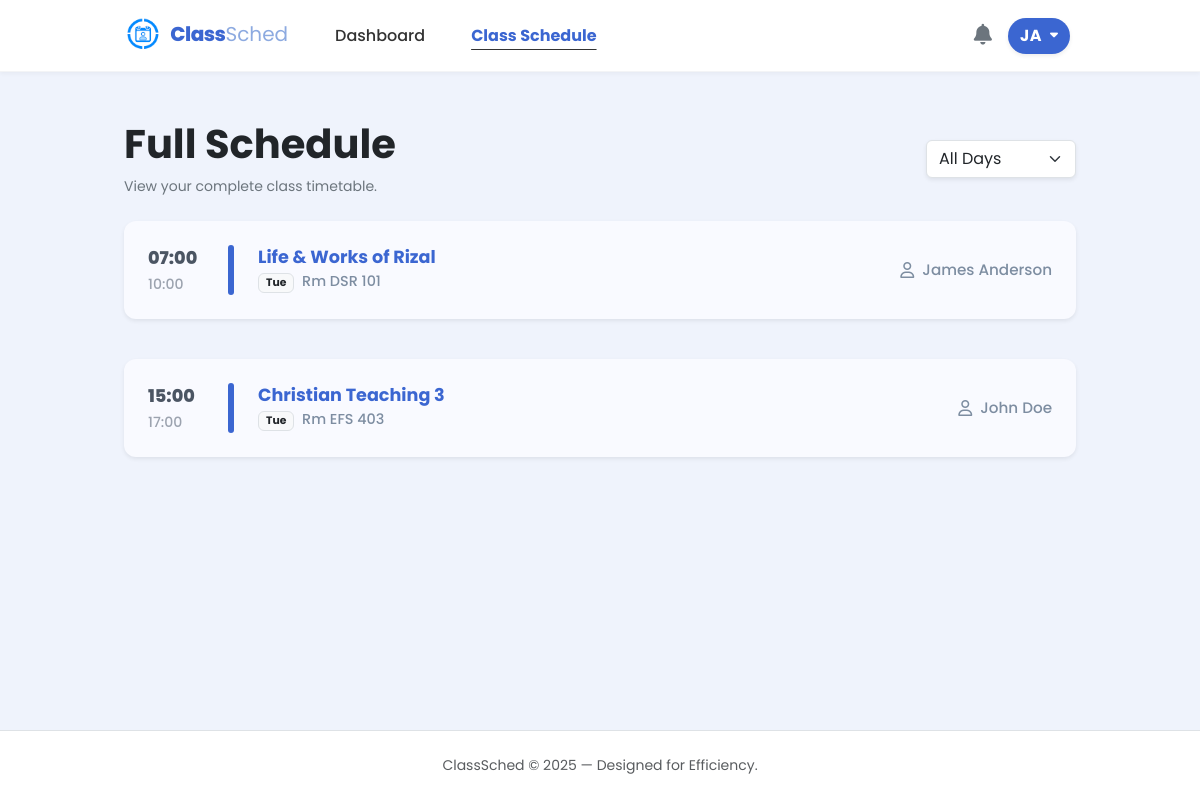
Page /src/student_schedule.php (signed in) on the earlier database version.
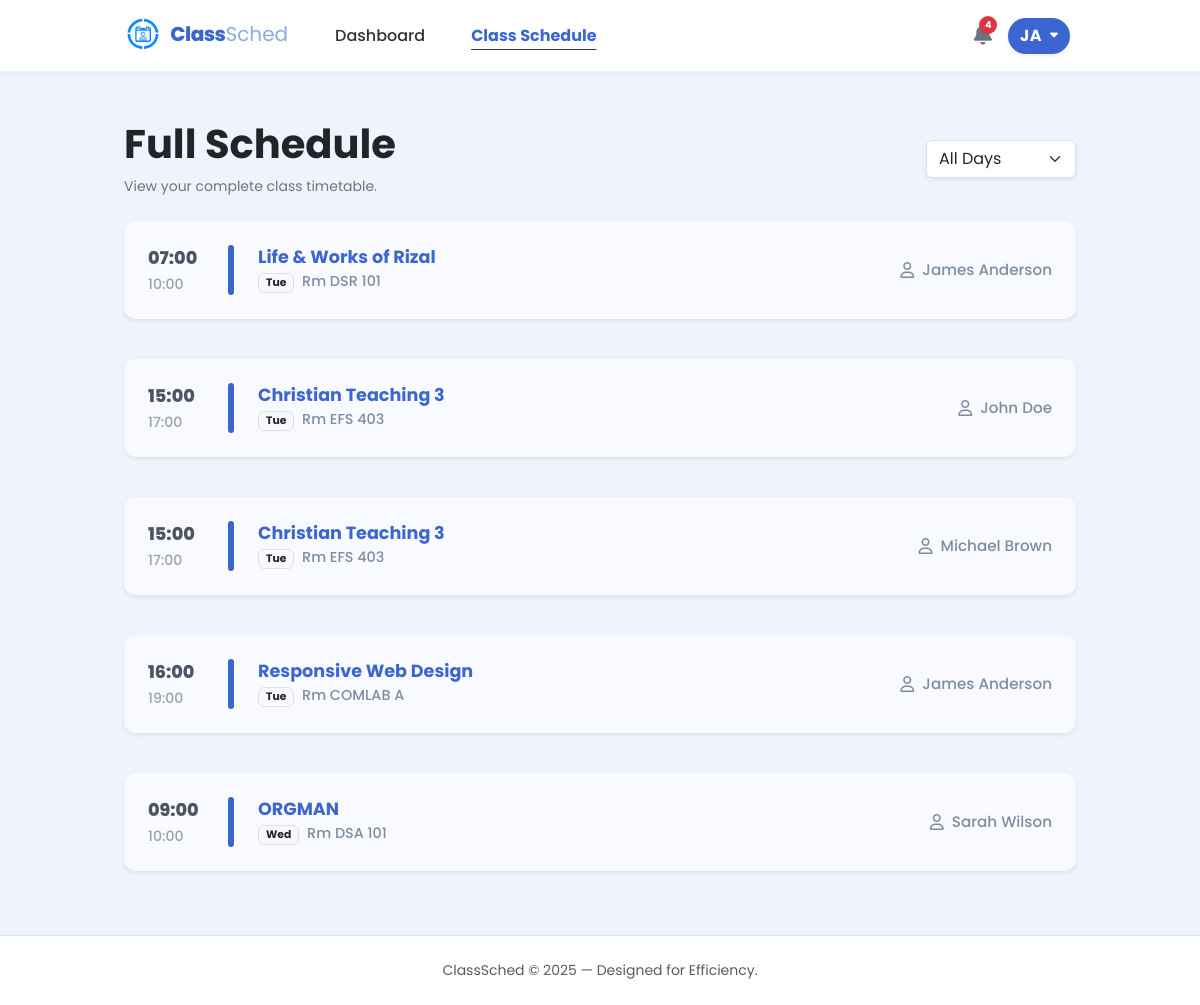
Same page on the later database version.
### tables this page shows
CREATE TABLE students (
        id INTEGER PRIMARY KEY AUTOINCREMENT,
        user_id INTEGER UNIQUE,
        student_number TEXT(50) NOT NULL,
        last_name TEXT(50) NOT NULL,
        first_name TEXT(50),
        middle_name TEXT(50),
        age INTEGER,
        phone_number TEXT(20),
        course_id INTEGER NOT NULL,
        year_level INTEGER,
        email TEXT(255) UNIQUE,
        last_notification_check DATETIME DEFAULT "1970-01-01 00:00:00",
        FOREIGN KEY (user_id) REFERENCES users(id),
        FOREIGN KEY (course_id) REFERENCES courses(id)
    );

CREATE TABLE schedules (
        id INTEGER PRIMARY KEY AUTOINCREMENT,
        day TEXT NOT NULL,
        subject_id INTEGER NOT NULL,
        teacher_id INTEGER NOT NULL,
        room TEXT(10),
        time_start TIME,
        time_end TIME,
        course_id INTEGER NOT NULL,

        FOREIGN KEY (teacher_id) REFERENCES teachers(id),
        FOREIGN KEY (course_id) REFERENCES courses(id),
        FOREIGN KEY (subject_id) REFERENCES subjects(id)
    );

CREATE TABLE subjects (
        id INTEGER PRIMARY KEY AUTOINCREMENT,
        subject_name TEXT NOT NULL UNIQUE
    );

CREATE TABLE teachers (
        id INTEGER PRIMARY KEY AUTOINCREMENT,
        name TEXT NOT NULL UNIQUE
    );

### src/student_schedule.php (the view, shortened to what the rows shown need)
<?php
$user = $_SESSION['user'];
$db = get_db();
$user_id = $user['id'];
$student = $db->querySingle("SELECT * FROM students WHERE user_id = $user_id", true);
$course_id = (int)$student['course_id'];
$selected_day = $_GET['day'] ?? 'All';
$sqlSched = "
    SELECT sch.*, sub.subject_name, t.name as teacher_name
    FROM schedules sch
    LEFT JOIN subjects sub ON sch.subject_id = sub.id
    LEFT JOIN teachers t ON sch.teacher_id = t.id
    WHERE sch.course_id = :cid
";
$sqlSched .= " ORDER BY
    CASE
        WHEN sch.day = 'Monday' THEN 1
        WHEN sch.day = 'Tuesday' THEN 2
        WHEN sch.day = 'Wednesday' THEN 3
        WHEN sch.day = 'Thursday' THEN 4
        WHEN sch.day = 'Friday' THEN 5
        WHEN sch.day = 'Saturday' THEN 6
        WHEN sch.day = 'Sunday' THEN 7
        ELSE 8
    END,
    sch.time_start ASC";
$stmt = $db->prepare($sqlSched);
$stmt->bindValue(':cid', $course_id, SQLITE3_INTEGER);
$sched_result = $stmt->execute();
$schedule_data = [];
while ($row = $sched_result->fetchArray(SQLITE3_ASSOC)) {
    $schedule_data[] = $row;
}
$themeColor = '#3b66d1';
    ?>
<!DOCTYPE html>
<html lang="en">
<head>
    <link href="https://cdn.jsdelivr.net/npm/bootstrap@5.3.3/dist/css/bootstrap.min.css" rel="stylesheet">
    <link href="https://cdnjs.cloudflare.com/ajax/libs/font-awesome/6.0.0/css/all.min.css" rel="stylesheet">
    <link rel="stylesheet" href="../styles/student_schedule.css">
    <link rel="stylesheet" href="../styles/student.css">
    <link rel="stylesheet" href="../styles/notification.css">
</head>
<body class="d-flex flex-column min-vh-100 position-relative">
    <?php require_once __DIR__ . "/student_nav.php"; ?>
    <div class="container px-4 py-5" style="max-width: 1000px;">
        <div class="d-flex flex-wrap justify-content-between align-items-center mb-4 gap-3">
            <div>
                <h1 class="fw-bold text-dark mb-2">Full Schedule</h1>
            </div>
        </div>
        <div id="schedule-body" class="schedule-list">
            <?php
            foreach ($schedule_data as $row):
                $currentColor = $themeColor;
                $start_time = $row['time_start'] ? date("H:i", strtotime($row['time_start'])) : '--';
                $end_time   = $row['time_end']   ? date("H:i", strtotime($row['time_end']))   : '';
            ?>
                <div class="schedule-card mb-3 shadow-sm border-0">
                    <div class="time-col">
                        <div><?php echo $start_time; ?></div>
                        <?php if($end_time): ?>
                            <div style="font-size: 0.8em; color: #9ca3af; font-weight: 500; margin-top: 2px;">
                                <?php echo $end_time; ?>
                            </div>
                        <?php endif; ?>
                    </div>
                    <div class="accent-bar" style="background-color: <?php echo $currentColor; ?>;"></div>
                    <div class="subject-info">
                        <div class="subject-name" style="color: <?php echo $currentColor; ?>;">
                            <?php echo htmlspecialchars($row['subject_name']); ?>
                        </div>
                        <div class="room-badge">
                            <?php if($selected_day === 'All'): ?>
                                <span class="badge bg-light text-dark border me-1"><?php echo substr($row['day'], 0, 3); ?></span>
                            <?php endif; ?>
                            Rm <?php echo htmlspecialchars($row['room'] ?? 'TBA'); ?>
                        </div>
                    </div>
                    <div class="teacher-col">
                        <i class="fa-regular fa-user"></i>
                        <?php echo htmlspecialchars($row['teacher_name']); ?>
                    </div>
                </div>
            <?php endforeach; ?>
        </div>
    </div>
</body>
</html>

### src/student_nav.php (shortened to what the rows shown need)
<?php
$current_page = basename($_SERVER['PHP_SELF']);
$is_admin = (strpos($current_page, 'admin_') === 0);
$fullName = null;
$initials = null;
if (isset($_SESSION['user']['id']) && isset($db)) {
    $userId = $_SESSION['user']['id'];
    $stmt = $db->prepare("SELECT first_name, last_name FROM students WHERE user_id = :uid");
    $stmt->bindValue(':uid', $userId, SQLITE3_INTEGER);
    $result = $stmt->execute();
    $navStudent = $result->fetchArray(SQLITE3_ASSOC);
    if ($navStudent) {
        $fullName = $navStudent['first_name'] . ' ' . $navStudent['last_name'];
    }
}
if ($fullName) {
    $parts = explode(' ', trim($fullName));
    if (count($parts) >= 2) {
        $initials = strtoupper(substr($parts[0], 0, 1) . substr($parts[1], 0, 1));
    } else {
        $initials = strtoupper(substr($fullName, 0, 2));
    }
}
?>
<link rel="stylesheet" href="../styles/student_nav.css">
<nav class="navbar navbar-expand-md sticky-top">
    <div class="container-fluid px-4">
        <div class="d-flex align-items-center gap-3">
            <div class="dropdown">
                <?php if ($is_admin): ?>
                    <button class="btn user-dropdown-btn rounded-pill d-flex align-items-center gap-2 border-0 shadow-sm" type="button" data-bs-toggle="dropdown" aria-expanded="false">
                        <span class="fw-bold" style="letter-spacing: 0.5px;"><?php echo htmlspecialchars($initials ?? 'AD'); ?></span>
                        <i class="fa-solid fa-caret-down" style="font-size: 0.8rem;"></i>
                    </button>
                    <ul class="dropdown-menu dropdown-menu-end custom-dropdown-menu shadow-lg mt-2">
                        <li class="dropdown-header-custom">
                            <small class="text-muted d-block" style="font-size: 11px;">Signed in as</small>
                            <span class="fw-bold text-dark" style="font-size: 15px;"><?php echo htmlspecialchars($fullName ?? 'Administrator'); ?></span>
                        </li>
                        <li><hr class="dropdown-divider my-1"></li>
                        <li>
                            <a class="dropdown-item text-danger" href="logout.php">
                                Logout
                            </a>
                        </li>
                    </ul>
                <?php else: ?>
                    <button class="btn user-dropdown-btn rounded-pill d-flex align-items-center gap-2 border-0 shadow-sm" type="button" data-bs-toggle="dropdown" aria-expanded="false">
                        <span class="fw-bold" style="letter-spacing: 0.5px;"><?php echo htmlspecialchars($initials ?? 'US'); ?></span>
                        <i class="fa-solid fa-caret-down" style="font-size: 0.8rem;"></i>
                    </button>
                <?php endif; ?>
            </div>
        </div>
    </div>
</nav>

Differences in the rows shown:
added schedules: time_start "15:00", time_end "17:00", subject.subject_name "Christian Teaching 3", day "Tue", room "EFS 403", teacher.name "Michael Brown"
added schedules: time_start "16:00", time_end "19:00", subject.subject_name "Responsive Web Design", day "Tue", room "COMLAB A", teacher.name "James Anderson"
added schedules: time_start "09:00", time_end "10:00", subject.subject_name "ORGMAN", day "Wed", room "DSA 101", teacher.name "Sarah Wilson"
Other differences:
$unread_count: (not shown) → "4"
